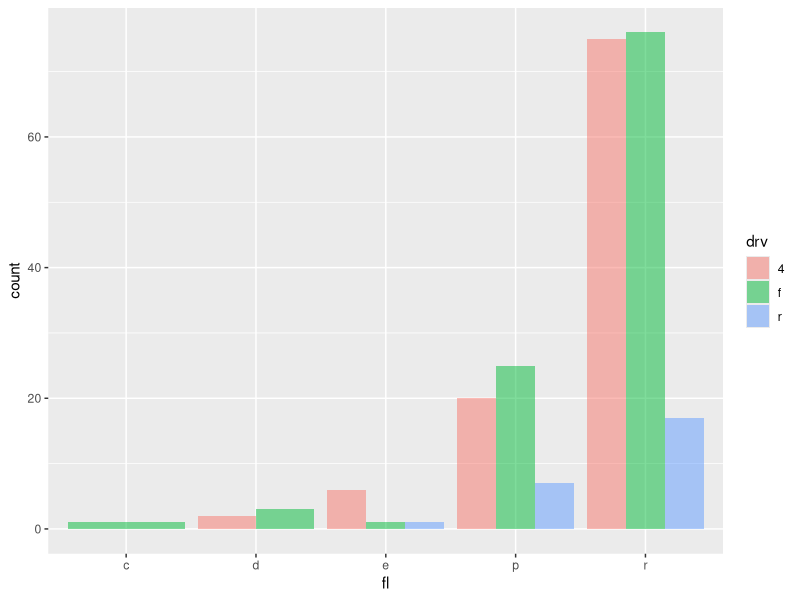
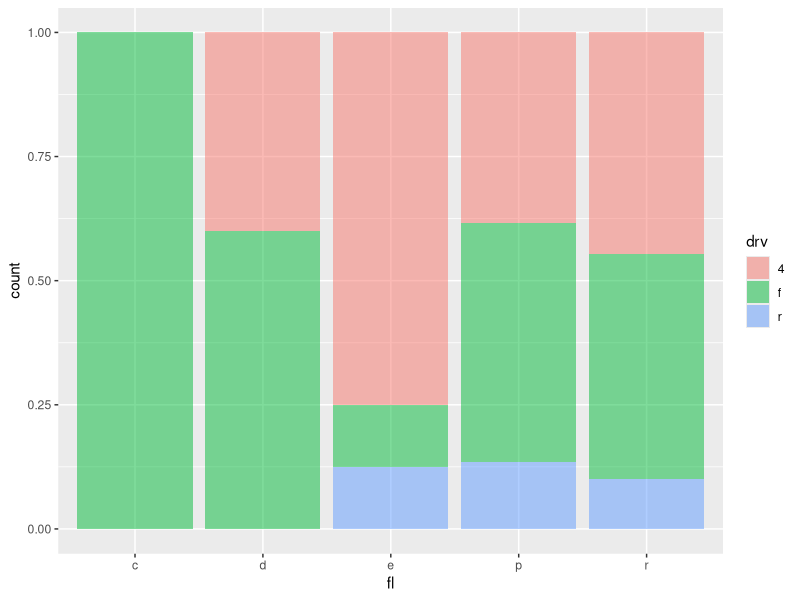
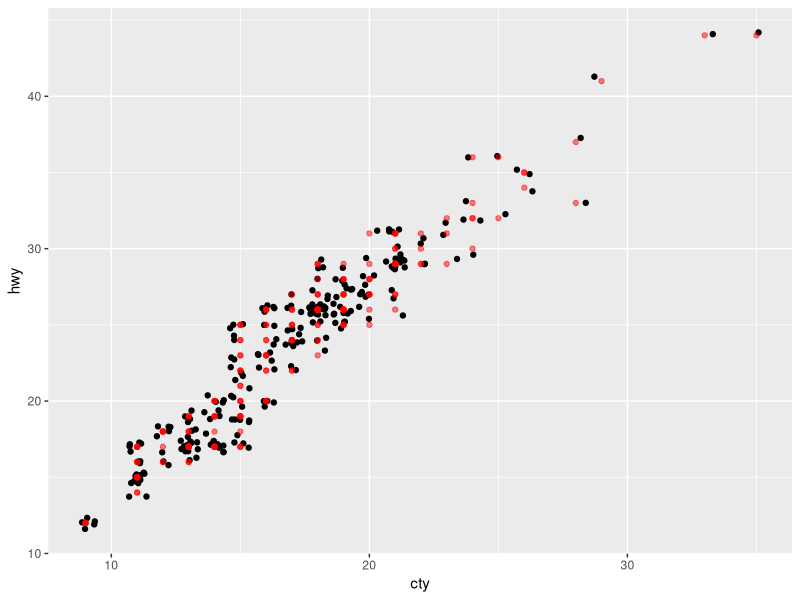
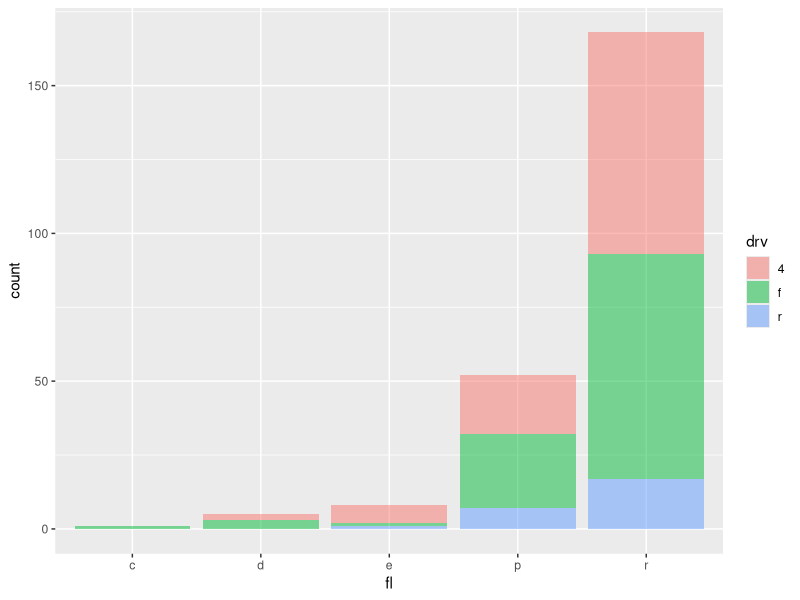
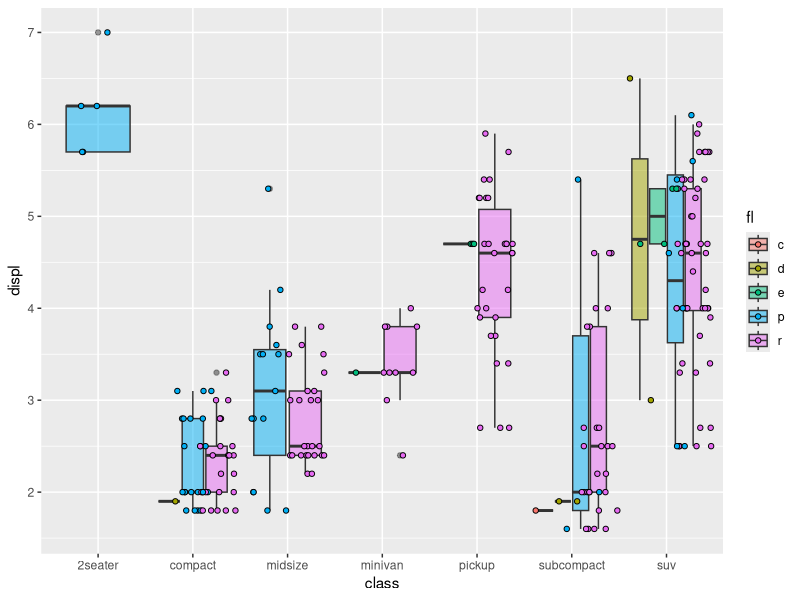

These figures' R source, in order:
## ---- chunk 1
knitr::opts_chunk$set(warning = FALSE, message = FALSE)
knitr::opts_chunk$set(fig.align = "center", out.width = "50%")
library(ggplot2)
library(dplyr)
## ---- chunk 2
ggplot(mpg, aes(fl, fill = drv)) + geom_bar(position = "dodge", alpha = 0.5)
## ---- chunk 3
ggplot(mpg, aes(fl, fill = drv)) + geom_bar(position = "fill", alpha = 0.5)
## ---- chunk 4
ggplot(mpg, aes(cty, hwy)) + 
  geom_point(position = "jitter") + 
  geom_point(color = "red", alpha = 0.5)
## ---- chunk 5
ggplot(mpg, aes(fl, fill = drv)) + geom_bar(position = "stack", alpha = 0.5)
## ---- chunk 6
ggplot(mpg, aes(class, displ, fill = fl)) +
  geom_boxplot(alpha = 0.5) +
  geom_point(pch = 21, position = position_jitterdodge())
